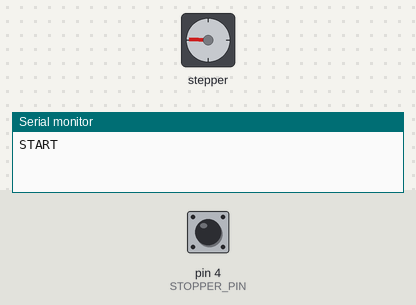
The sketch below on a simulated Arduino Uno, built with avr-gcc and run on an emulated ATmega328P. Parts: stepper motor, the last lines printed to the serial monitor. The inputs (shaded band) are chosen by the test bench; at power-on: pin 4 (STOPPER_PIN) HIGH. Stepper angles assume 3200 steps per turn.

Above: at 0.45 s.
At 1.25 s:
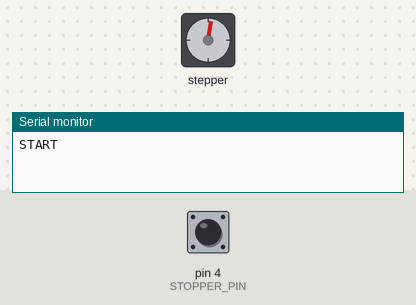
1.3 s: pin 4 (STOPPER_PIN) pulled LOW for 0.15 s
At 2.3 s:
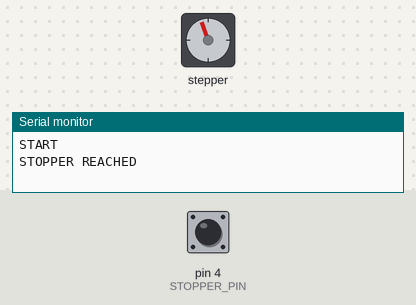
Timing chart, 0 to 4.3 s (numbered marks = the images above; inputs shaded):
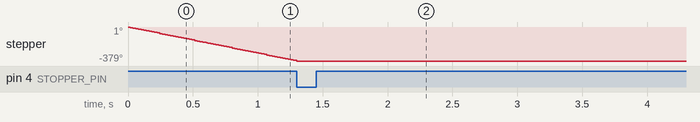

The sketch:

MyNonBlocking.ino
```cpp
// (licence header left out)
#include <Arduino.h>

// this pin should connect to Ground when want to stop the motor
#define STOPPER_PIN 4

// Motor steps per revolution. Most steppers are 200 steps or 1.8 degrees/step
#define MOTOR_STEPS 200
#define RPM 120
// Microstepping mode. If you hardwired it to save pins, set to the same value here.
#define MICROSTEPS 16

#define DEG 1080
#define DIR_1 44
#define STEP_1 42
#define DIR_2 48
#define STEP_2 46
#define DIR_3 30
#define STEP_3 32
#define DIR_4 28
#define STEP_4 26
#define SLEEP 13 // optional (just delete SLEEP from everywhere if not used)

/*
 * Choose one of the sections below that match your board
 */

 #include "DRV8825.h"
 #define MODE0 51
 #define MODE1 52
 #define MODE2 12
 DRV8825 stepper_1(MOTOR_STEPS, DIR_1, STEP_1, SLEEP, MODE0, MODE1, MODE2);
 DRV8825 stepper_2(MOTOR_STEPS, DIR_2, STEP_2, SLEEP, MODE0, MODE1, MODE2);
 DRV8825 stepper_3(MOTOR_STEPS, DIR_3, STEP_3, SLEEP, MODE0, MODE1, MODE2);
 DRV8825 stepper_4(MOTOR_STEPS, DIR_4, STEP_4, SLEEP, MODE0, MODE1, MODE2);

// #include "A4988.h"
// #define MS1 10
// #define MS2 11
// #define MS3 12
// A4988 stepper(MOTOR_STEPS, DIR, STEP, SLEEP, MS1, MS2, MS3);

// #include "DRV8825.h"
// #define MODE0 10
// #define MODE1 11
// #define MODE2 12
// DRV8825 stepper(MOTOR_STEPS, DIR, STEP, SLEEP, MODE0, MODE1, MODE2);

// #include "DRV8880.h"
// #define M0 10
// #define M1 11
// #define TRQ0 6
// #define TRQ1 7
// DRV8880 stepper(MOTORS_STEPS, DIR, STEP, SLEEP, M0, M1, TRQ0, TRQ1);

// #include "BasicStepperDriver.h" // generic
// BasicStepperDriver stepper(DIR, STEP);

void setup() {
    Serial.begin(115200);

    // Configure stopper pin to read HIGH unless grounded
    pinMode(STOPPER_PIN, INPUT_PULLUP);

    stepper_1.begin(RPM, MICROSTEPS);
    // if using enable/disable on ENABLE pin (active LOW) instead of SLEEP uncomment next line
    // stepper.setEnableActiveState(LOW);
    stepper_1.enable();

    // set current level (for DRV8880 only). Valid percent values are 25, 50, 75 or 100.
    // stepper.setCurrent(100);

    Serial.println("START");

    // set the motor to move continuously for a reasonable time to hit the stopper
    // let's say 100 complete revolutions (arbitrary number)
//    stepper_1.startMove(100 * MOTOR_STEPS * MICROSTEPS);     // in microsteps
    stepper_1.startRotate(100 * 360);                     // or in degrees
}

void loop() {
    // first, check if stopper was hit
    if (digitalRead(STOPPER_PIN) == LOW){
        Serial.println("STOPPER REACHED");

        /*
         * Choosing stop() vs startBrake():
         *
         * constant speed mode, they are the same (stop immediately)
         * linear (accelerated) mode with brake, the motor will go past the stopper a bit
         */

        stepper_1.stop();
        // stepper.startBrake();
    }

    // motor control loop - send pulse and return how long to wait until next pulse
    unsigned wait_time_micros = stepper_1.nextAction();

    // 0 wait time indicates the motor has stopped
    if (wait_time_micros <= 0) {
        stepper_1.disable();       // comment out to keep motor powered
        delay(3600000);
    }

    // (optional) execute other code if we have enough time
    if (wait_time_micros > 100){
        // other code here
    }
}
```
